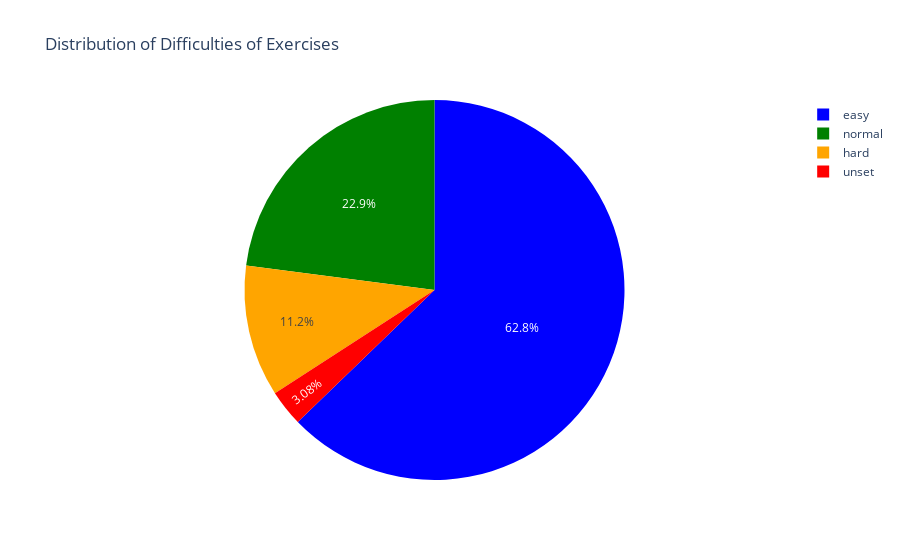

Here is the notebook cell this chart was saved with:
### Markdown cell above
# The distribution of difficulties of the exercises:

### Code cell
import plotly.graph_objects as go

difficulty_distribution = df_InfoContent['difficulty'].value_counts()

colors = ['blue', 'green', 'orange', 'red']

fig = go.Figure(data=[go.Pie(labels=difficulty_distribution.index, values=difficulty_distribution.values, marker=dict(colors=colors))])

fig.update_layout(title='Distribution of Difficulties of Exercises')

fig.show()

### Figure 1 — Plotly figure (JSON) as saved in the notebook; plotly's stock layout.template omitted (floating-point values rounded to 4 significant figures)
{"data": [{"labels": ["easy", "normal", "hard", "unset"], "marker": {"colors": ["blue", "green", "orange", "red"]}, "type": "pie", "values": [835, 305, 149, 41]}], "layout": {"title": {"text": "Distribution of Difficulties of Exercises"}}}
